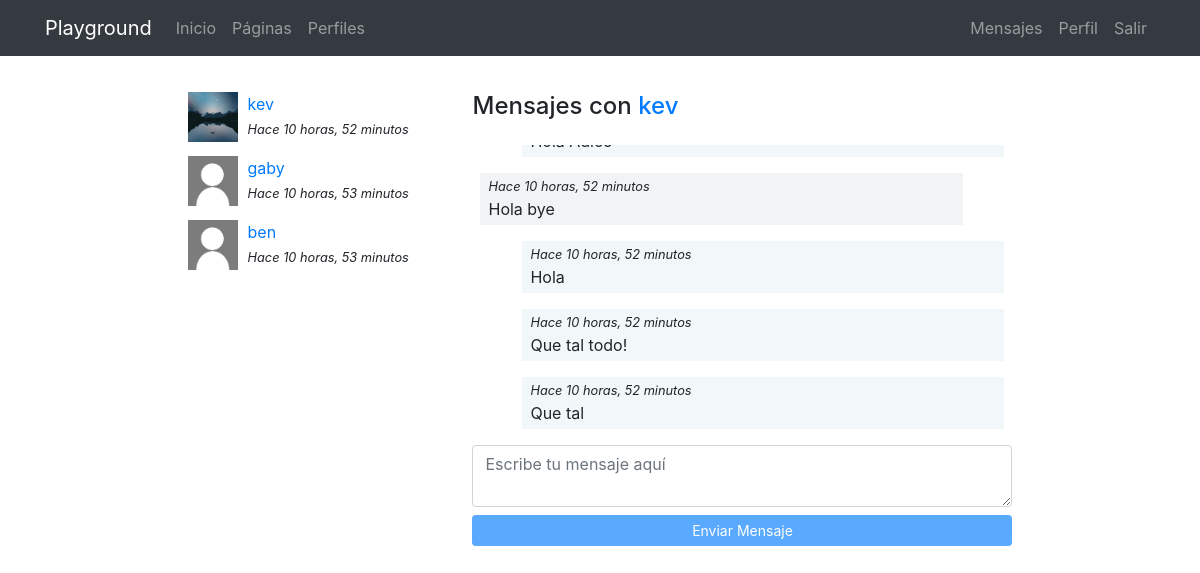
Screenshot of /messenger/thread/1/ (signed in) with the database file from the repository.
### registration/models.py (models this page shows)
class Profile(models.Model):
    user = models.OneToOneField(User, on_delete=models.CASCADE)
    avatar = models.ImageField( upload_to=custom_upload_to, null=True, blank=True )
    bio = models.TextField(null=True, blank=True)
    link = models.URLField(max_length= 200, null= True, blank=True)

### messenger/models.py (models this page shows)
class Thread(models.Model):
    users = models.ManyToManyField(User, related_name='threads')
    messages = models.ManyToManyField(Message)
    updated = models.DateTimeField(auto_now=True)
    objects = ThreadManager()
    class Meta:
        ordering=['-updated']

class Message(models.Model):
    user = models.ForeignKey(User, on_delete=models.CASCADE)
    content = models.TextField()
    created = models.DateTimeField(auto_now_add=True)
    class Meta():
        ordering = ['created']

### messenger/views.py (the view)
# urls.py: path("thread/<int:pk>/", ThreadDetail.as_view(), name="detail"),
@method_decorator(login_required,name="dispatch")
class ThreadDetail(DetailView):
    model = Thread
    def get_object(self):
        obj = super(ThreadDetail, self).get_object()
        if self.request.user not in obj.users.all():
            raise Http404()
        return obj

### messenger/templates/messenger/thread_detail.html (shortened to what this page needs)
{% extends 'core/base.html' %}
{% load static %}
{% block content %}
<main role="main">
  <div class="container">
    <div class="row mt-3">
      <div class="col-md-9 mx-auto mb-5">
        <div class="row">
          <div class="col-md-4">
            {% for thread in request.user.threads.all %}
              {% if thread.messages.all|length > 0 %}
                <div class="mb-3">
                  {% for user in thread.users.all %}
                    {% if user != request.user %}
                      {% if user.profile.avatar %}
                        <img src="{{user.profile.avatar.url}}" class="avatar">
                      {% else %}
                        <img src="{% static 'registration/img/no-avatar.jpg' %}" class="avatar">
                      {% endif %}
                      <div>
                        <a href="{% url 'messenger:detail' thread.pk %}">{{user}}</a><br>
                        <small><i>Hace {{thread.messages.last.created|timesince}}</i></small>
                      </div>
                    {% endif %}
                  {% endfor %}
                </div>
              {% endif %}
            {% endfor %}
          </div>
          <div class="col-md-8">
            {% for user in thread.users.all %}
              {% if user != request.user %}
                <h4 class="mb-4">Mensajes con <a href="{% url 'profiles:detail' user %} ">{{user}}</a></h4>
              {% endif %}
            {% endfor %}
            <div class="thread" id="thread">
              {% for message in object.messages.all %}
                <div {% if request.user == message.user %}class="mine mb-3"{% else %}class="other mb-3"{% endif %}>
                  <small><i>Hace {{thread.messages.last.created|timesince}}</i></small><br>
                  {{message.content}}
                </div>
              {% endfor %}
            </div>
            <textarea id="content" class="form-control mb-2" rows="2" placeholder="Escribe tu mensaje aquí"></textarea>
            <button id="send" class="btn btn-primary btn-sm btn-block" disabled>Enviar Mensaje</button>
          </div>
        </div>
    </div>
  </div>
</main>
{% endblock %}

### core/templates/core/base.html (shortened to what this page needs)
<!DOCTYPE html>
<html lang="es">
  <head>
    {% load static %}
    <link href="{% static 'core/vendor/bootstrap/css/bootstrap.min.css' %}" rel="stylesheet">
    <link href="{% static 'core/vendor/font-awesome/css/font-awesome.min.css' %}" rel="stylesheet" type="text/css">
    <link href="{% static 'core/css/main.css' %}" rel="stylesheet">
  </head>
  <body>
    <body>
      <nav class="navbar navbar-expand-lg navbar-dark bg-dark">
        <div class="container">
          <a class="navbar-brand" href="{% url 'home' %}">Playground</a>
          <div class="collapse navbar-collapse" id="ned">
            <ul class="navbar-nav mr-auto">
              <li class="nav-item">
                <a class="nav-link" href="{% url 'home' %}">Inicio</a>
              </li>
              <li class="nav-item">
                <a class="nav-link" href="{% url 'pages:pages' %}">Páginas</a>
              </li>
              <li class="nav-item">
                <a class="nav-link" href="{% url 'profiles:list' %}">Perfiles</a>
            </li>
            </ul>
            <ul class="navbar-nav">
              {% if not request.user.is_authenticated%}
                <li class="nav-item">
                  <a class="nav-link" href="{% url 'login' %}">Acceder</a>
                </li>
                <li class="nav-item">
                  <a class="nav-link" href="{% url 'signup' %}">Registro</a>
                </li>
              {% else %}
              <li class="nav-item">
                <a class="nav-link" href="{% url 'messenger:list' %}">Mensajes</a>
              </li>
                <li class="nav-item">
                  <a class="nav-link" href="{% url 'profile' %}">Perfil</a>
                </li>
                <li class="nav-item">
                  <a class="nav-link" href="{% url 'logout' %}">Salir</a>
                </li>
              {% endif %}
            </ul>
          </div>
        </div>
      </nav>
      {% block content %}{% endblock %}
  </body>
</html>

### core/static/core/css/main.css (style rules this page uses)
main { padding-top: 20px; }
:root { --jumbotron-padding-y: 3rem; }

### messenger/templates/messenger/thread_detail.html (style rules this page uses)
.avatar { width:50px; height:50px; float:left; margin-right:10px; }
.thread { max-height:300px; overflow-y:auto; padding:0 0.5em; }
.mine { padding:0 0.5em 0.25em; background-color:rgba(230,242,245,.5); width:92%; margin-left:8%; }
.other { padding:0 0.5em 0.25em; background-color:#f2f3f5; width:92%; }

### rows the page displays
Thread: messages.last.created "10 horas, 52 minutos"
Thread: messages.last.created "10 horas, 53 minutos"
Thread: messages.last.created "10 horas, 53 minutos"
Message: content "Hola bye"
Message: content "Hola"
Message: content "Que tal todo!"
Message: content "Que tal"

### other values shown
{{ user }} "kev"
{{ user }} "gaby"
{{ user }} "ben"
